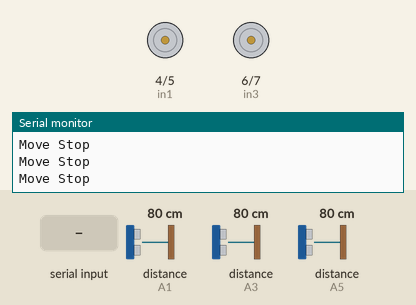
Recording of a sketch running on a simulated Arduino Uno, built with avr-gcc and run on an emulated ATmega328P. Parts: motor-driver pin pairs drawn as motors (green arrow = first pin HIGH = forward, orange = second pin HIGH = backward, longer = more drive, scaled by the enable pin), the last lines printed to the serial monitor. Wiring (inferred from the names in the program): 3 × ultrasonic range finder: trigger A0, echo A1 / trigger A2, echo A3 / trigger A4, echo A5. Inputs (shaded band) come from the test bench; at power-on: distance to the obstacle (sensors on A1, A5, A3) 80 cm. The echo pulse lasts 58.3 µs per cm.

Above: at 1.2 s.
1.3 s: "ON\n" received over the second serial link
At 1.9 s:
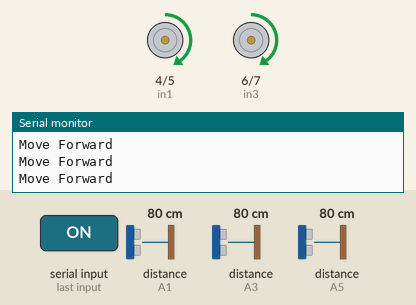
2.8 s: distance to the obstacle (sensor on A1) set to 12 cm
4.3 s: distance to the obstacle (sensor on A1) set to 9 cm
At 4.8 s:
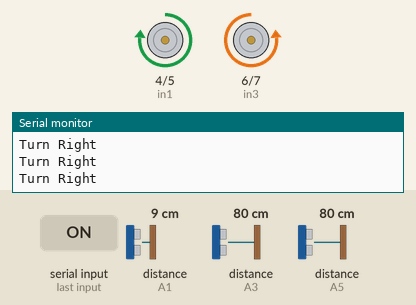
5.8 s: distance to the obstacle (sensor on A5) set to 2 cm
At 6.2 s:
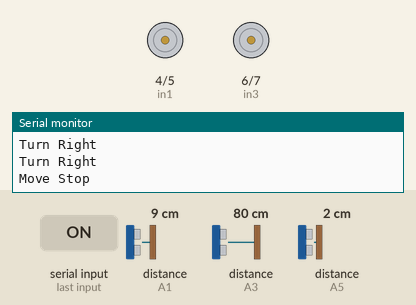
8.8 s: distance to the obstacle (sensor on A3) set to 41 cm
11.8 s: distance to the obstacle (sensor on A3) set to 36 cm
At 12.9 s:
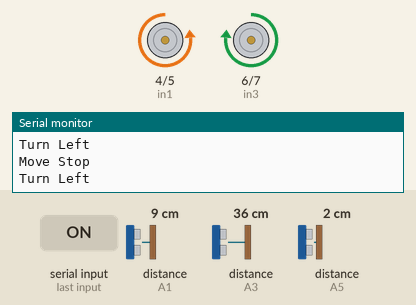
Timing chart, 0 to 14.7 s (numbered marks = the images above; inputs shaded):
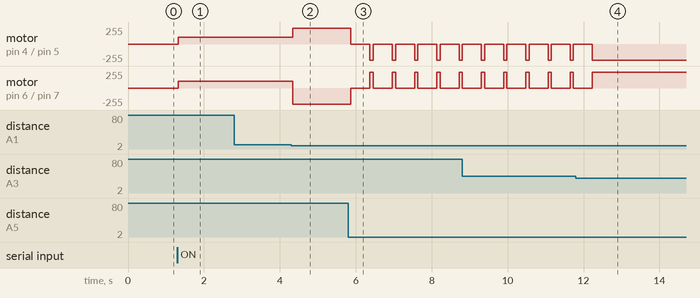

Measured:
- the behaviour switches between 11 and 10 cm on distance to the obstacle (sensor on A1) (found by bisection; images 1 and 2)
- the behaviour switches between 37 and 36 cm on distance to the obstacle (sensor on A3) (found by bisection; images 3 and 4)
- after the input at 1.3 s, motor on pin 4 (in1) / pin 5 (in2), motor on pin 6 (in3) / pin 7 (in4): stopped → forward 100/255 at once
- after the input at 4.3 s, motor on pin 4 (in1) / pin 5 (in2): forward 100/255 → forward 240/255 after 0.05 s; motor on pin 6 (in3) / pin 7 (in4): forward 100/255 → backward 240/255 after 0.05 s
- after the input at 5.8 s, motor on pin 4 (in1) / pin 5 (in2): alternates backward 240/255 for 0.09 s and stopped for 0.50 s, starting after 0.07 s; motor on pin 6 (in3) / pin 7 (in4): alternates forward 240/255 for 0.09 s and stopped for 0.50 s, starting after 0.07 s
- after the input at 11.8 s, motor on pin 4 (in1) / pin 5 (in2): goes on until 12.2 s, then stays backward 240/255; motor on pin 6 (in3) / pin 7 (in4): goes on until 12.2 s, then stays forward 240/255

The sketch:

3UltrasonicSensorsCar.ino
```cpp
//khai bao de ket noi esp8266
#include <SoftwareSerial.h>
const byte RX = 8;
const byte TX = 9;
SoftwareSerial mySerial = SoftwareSerial(RX,TX);
bool control = 0;

String inputString = "";
bool stringComplete = false;


int trig1 = A0;
int echo1 = A1;
int trig2 = A2;
int echo2 = A3;
int trig3 = A4;
int echo3 = A5;
//int trig4 = 12;
//int echo4 = 10;

int in1 = 4;
int in2 = 5;
int in3 = 6; ///chân động cơ
int in4 = 7;
int ENA = 3;
int ENB = 11;
int LeftSpeed = 100;
int RightSpeed = 100;
long leftDistance = 0,middleDistance = 0,rightDistance = 0;
long pingTime,distance;
float speedSound = 0.0343;

int DIS = 10;
int DIS2 = 35;

long leftMeasurement()
{
  digitalWrite(trig1,LOW);
  delayMicroseconds(2);
  digitalWrite(trig1,HIGH);
  delayMicroseconds(10);
  digitalWrite(trig1,LOW);
  pingTime = pulseIn(echo1,HIGH);
  distance = (pingTime/2)*speedSound;
  return(distance);
}

long middleMeasurement()
{
  digitalWrite(trig2,LOW);
  delayMicroseconds(2);
  digitalWrite(trig2,HIGH);
  delayMicroseconds(10);
  digitalWrite(trig2,LOW);
  pingTime = pulseIn(echo2,HIGH);
  distance = (pingTime/2)*speedSound;
  return(distance);
}

long rightMeasurement()
{
  digitalWrite(trig3,LOW);
  delayMicroseconds(2);
  digitalWrite(trig3,HIGH);
  delayMicroseconds(10);
  digitalWrite(trig3,LOW);
  pingTime = pulseIn(echo3,HIGH);
  distance = (pingTime/2)*speedSound;
  return(distance);
}

void setup()
{
  Serial.begin(9600);

  mySerial.begin(9600); //cong giao tiep esp8266

  pinMode(trig1,OUTPUT);
  pinMode(trig2,OUTPUT);
  pinMode(trig3,OUTPUT);
  pinMode(echo1,INPUT);
  pinMode(echo2,INPUT);
  pinMode(echo3,INPUT);
  pinMode(in1,OUTPUT);
  pinMode(in2,OUTPUT);
  pinMode(in3,OUTPUT);
  pinMode(in4,OUTPUT);
  pinMode(ENA,OUTPUT);
  pinMode(ENB,OUTPUT);
  moveStop();
}

void loop()
{
  leftDistance = leftMeasurement();
  delay(10);
  middleDistance = middleMeasurement();
  delay(10);
  rightDistance = rightMeasurement();
  delay(10);

  Read_Uart();
  xuli1();
}

void Read_Uart()
{
  while (mySerial.available())
  {

    char inChar = (char)mySerial.read();

    inputString += inChar;

    if (inChar == '\n')
    {
      stringComplete = true;
    }
    if (stringComplete)
    {
      Serial.print("Data nhận: ");
      Serial.println(inputString);

      //xử lí dữ liệu
      if(inputString.indexOf("ON")>=0) control = 1;
      else if(inputString.indexOf("OFF")>=0) control = 0;

      inputString = "";
      stringComplete = false;
    }
  }
}
void xuli1()
{
  if(control == 0)
  {
    moveStop();
  }
  else if(control == 1)
  {
    xuli2();
  }
}
void xuli2()
{
  if(middleDistance<DIS2)
      {
          moveStop();
          delay(2000);

          if(Serial.available())
          {
            String dulieu;
            dulieu=Serial.readStringUntil('\r');
            //doc bien bao giao thong
            if(dulieu=="Turn Right")
              {
                turnRight();
                delay(600);
              }
            else if(dulieu=="Turn Left")
              {
                turnLeft();
                delay(600);
              }
          }

          else
          {
            //  re phai
            if(leftDistance < DIS && rightDistance > DIS)
            {

              turnRight();
              delay(400);  // quay 90
            }

            //re trai
            else if(leftDistance > DIS && rightDistance < DIS)
            {

              turnLeft();
              delay(400);  //quay 90
            }
            else if(leftDistance > DIS && rightDistance > DIS)
            {
              if(leftDistance < rightDistance)
                {
                  turnRight();
                  delay(400);
                }
              else if(leftDistance > rightDistance)
                {
                  turnLeft();
                  delay(400);
                }
            }

            else if(leftDistance < DIS && rightDistance < DIS)
            {
              moveStop();
              delay(1000);

                moveBackward();
                delay(500);
                if(leftDistance < rightDistance)
                  {
                    turnRight();
                    delay(800);
                  }
                else if(leftDistance > rightDistance)
                  {
                    turnLeft();
                    delay(800);  //turn 180 degrees
                  }


            }
          }
      }
    else if(middleDistance>DIS2)
      {
        if(Serial.available())
          {
            String dulieu;
            dulieu=Serial.readStringUntil('\r');
            //doc bien bao giao thong
            if(dulieu=="Turn Right")
              {
                turnRight();
                delay(400);
              }
            else if(dulieu=="Turn Left")
              {
                turnLeft();
                delay(400);
              }
          }
        else if(leftDistance < DIS && rightDistance > DIS)
            {

              turnRight();
              delay(25);  //  turn lightly right
            }

            //re trai
            else if(leftDistance > DIS && rightDistance < DIS)
            {

              turnLeft();
              delay(25);  //turn lightly left
            }

            else if(leftDistance < DIS && rightDistance < DIS)
            {
              moveStop();
              delay(500);
                if(leftDistance < rightDistance)
                {
                  turnRight();
                  delay(50);
                }
                else if(leftDistance > rightDistance)
                {
                  turnLeft();
                  delay(50);  //turn 180 degrees
                }
            }
            else
            {
              moveForward();
            }
      }
}


void moveBackward()
{
  Serial.println("Move Backward");
  analogWrite(ENA,LeftSpeed);
  analogWrite(ENB,RightSpeed);
  digitalWrite(in1, LOW);
  digitalWrite(in2, HIGH);
  digitalWrite(in3, LOW);
  digitalWrite(in4, HIGH);
}
void moveForward()
{
  Serial.println("Move Forward");
  analogWrite(ENA,LeftSpeed);
  analogWrite(ENB,RightSpeed);
  digitalWrite(in1, HIGH);
  digitalWrite(in2, LOW);
  digitalWrite(in3, HIGH);
  digitalWrite(in4, LOW);
}

void turnRight()
{
  Serial.println("Turn Right");
  analogWrite(ENA,240);
  analogWrite(ENB,240);
  digitalWrite(in1, HIGH);
  digitalWrite(in2, LOW);
  digitalWrite(in3, LOW);
  digitalWrite(in4, HIGH);
}

void turnLeft()
{
  Serial.println("Turn Left");
  analogWrite(ENA,240);
  analogWrite(ENB,240);
  digitalWrite(in1, LOW);
  digitalWrite(in2, HIGH);
  digitalWrite(in3, HIGH);
  digitalWrite(in4, LOW);
}

void moveStop()
{
  Serial.println("Move Stop");
  analogWrite(ENA,LOW);
  analogWrite(ENB,LOW);
  digitalWrite(in1, LOW);
  digitalWrite(in2, LOW);
  digitalWrite(in3, LOW);
  digitalWrite(in4, LOW);
}
```
